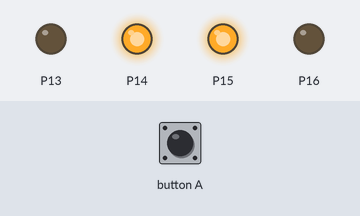
The program below on a simulated BBC micro:bit running MicroPython. On the bench: output pins drawn as LEDs (lit = HIGH). Inputs (shaded band) come from the test bench.

Above: at 1.2 s.
1.3 s: button A pressed for 0.15 s
At 6.9 s:
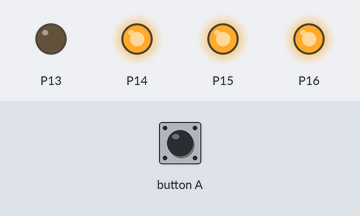
At 11.9 s:
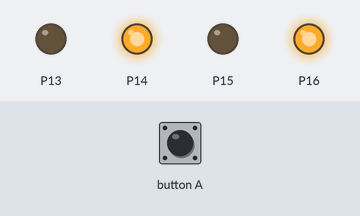
Timing chart, 0 to 14.8 s (numbered marks = the images above; inputs shaded):
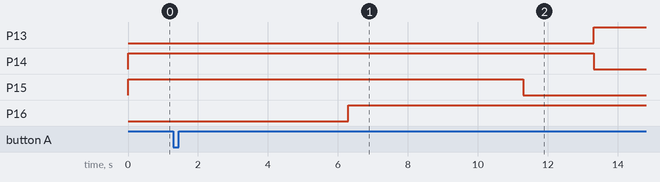

The program:

trafficLight.py
```python
from microbit import *

# turns on one red and one green light
pin14.write_digital(1)
pin15.write_digital(1)

while True:
    if button_a.is_pressed():
        sleep(5000)
        pin16.write_digital(1)
        sleep(5000)
        pin15.write_digital(0)
        sleep(2000)
        pin14.write_digital(0)
        pin13.write_digital(1)
        sleep(10000)
        pin13.write_digital(0)
        pin14.write_digital(1)
        sleep(5000)
        pin15.write_digital(1)
        sleep(3000)
        pin16.write_digital(0)
```

Measured:
- after the input at 1.3 s, P13: LOW → HIGH after 12.0 s; P14: HIGH → LOW after 12.0 s; P15: HIGH → LOW after 10.0 s; P16: LOW → HIGH after 5.0 s
